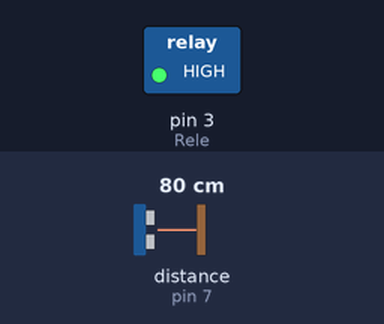
Recording of a sketch running on a simulated Arduino Uno, built with avr-gcc and run on an emulated ATmega328P. Shown: switched loads named in the sketch (green lamp = pin HIGH). Wiring (inferred from the names in the program): ultrasonic range finder: trigger pin 6; echo pin 7. Inputs (shaded band) come from the test bench; at power-on: distance to the obstacle (sensor on pin 7) 80 cm. The echo pulse lasts 58.3 µs per cm; pins used as bus, display or sensor lines are not drawn; what the sketch prints to the serial monitor is not drawn.

Above: at 0.1 s.
Timing chart, 0 to 1.6 s (numbered marks = the images above):
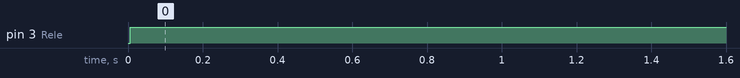

The sketch:

AUTOMACAO-LAMP.ino
```cpp
//lampada com sensor HC-SR04 E RELE JQC3F-05VDC-C

#define Rele 3
#define cm 60
#define pinEcho 7
#define pinTrig 6

long tempo_us;
float distancia_m;
float distancia_cm;

void setup() {
  pinMode(Rele, OUTPUT);
  pinMode(pinTrig, OUTPUT);
  pinMode(pinEcho, INPUT);
  Serial.begin(9600);
}

void loop() {

  digitalWrite(pinTrig, LOW);
  digitalWrite(pinTrig, HIGH);
  delayMicroseconds(10);
  digitalWrite(pinTrig, LOW);

  tempo_us = pulseIn(pinEcho, HIGH);

  distancia_m = tempo_us / pow(10, 6) * 343 / 2;
  distancia_cm = distancia_m * 100;


  if (distancia_cm < cm) {
    digitalWrite(Rele, LOW);
  } else {
    digitalWrite(Rele, HIGH);
    delay(60000);
  }

  Serial.print("distancia cm");
  Serial.println(distancia_cm);
  delay(500);

}
```

Measured:
- by itself, pin 3 (Rele): LOW → HIGH at 0.01 s
